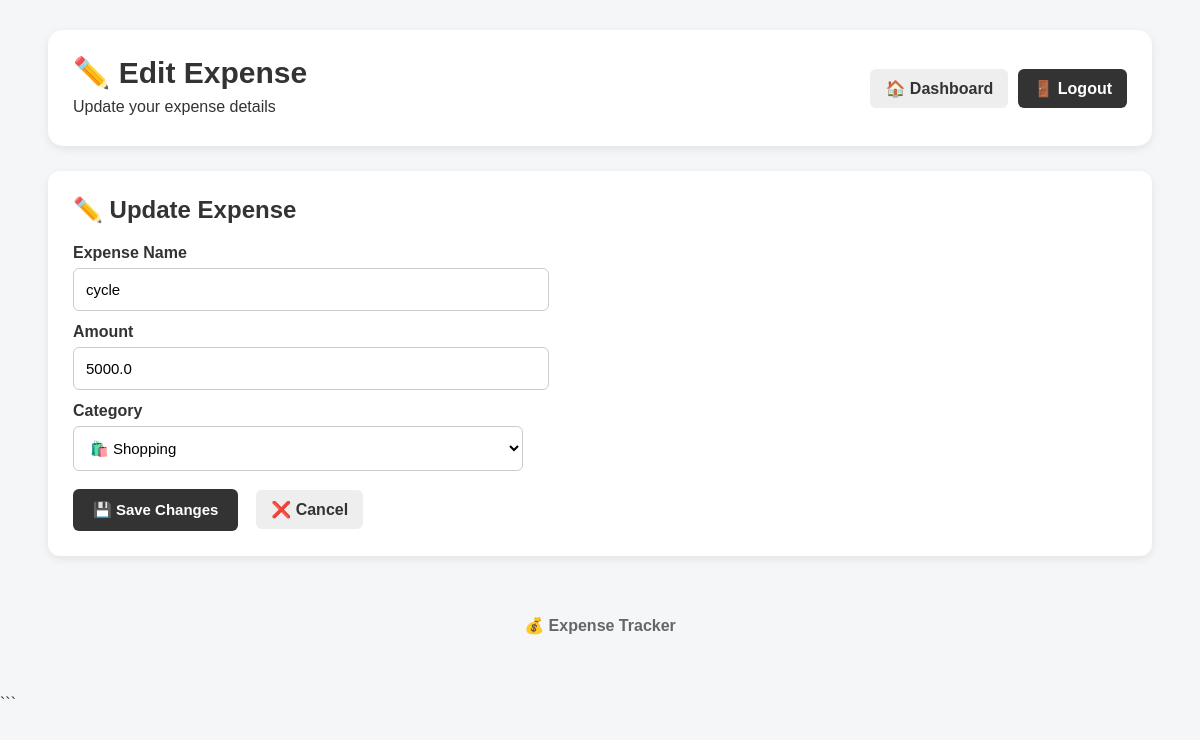
The page /edit/6 (signed in) on the database its author committed.
### tables this page shows
CREATE TABLE expenses (
        id INTEGER PRIMARY KEY AUTOINCREMENT,
        user_id INTEGER NOT NULL,
        expense_name TEXT NOT NULL,
        amount REAL NOT NULL,
        category TEXT NOT NULL,
        date TEXT NOT NULL,
        FOREIGN KEY (user_id) REFERENCES users(id)
    );

### app.py (the view, shortened to what this page needs)
@app.route("/edit/<int:expense_id>", methods=["GET", "POST"])
@login_required
def edit_expense(expense_id):
    username = session["username"]
    conn = get_db()
    cursor = conn.cursor()
    cursor.execute("SELECT id FROM users WHERE username = ?", (username,))
    user_result = cursor.fetchone()
    if not user_result:
        conn.close()
        return redirect("/logout")
    user_id = user_result["id"]
    cursor.execute(
        "SELECT id, expense_name, amount, category, date FROM expenses WHERE id = ? AND user_id = ?",
        (expense_id, user_id)
    )
    expense = cursor.fetchone()
    conn.close()
    if not expense:
        return redirect("/")
    return render_template("edit.html", expense=expense)

### app.py (called while the page is built)
def get_db():
    conn = sqlite3.connect(DATABASE)
    conn.row_factory = sqlite3.Row
    return conn

def login_required(function):
    @wraps(function)
    def wrapper(*args, **kwargs):
        if "username" not in session:
            return redirect("/login")
        return function(*args, **kwargs)
    return wrapper

### templates/edit.html (shortened to what this page needs)
<!DOCTYPE html>
<html lang="en">
<head>
    <link
        rel="stylesheet"
        href="{{ url_for('static', filename='style.css') }}"
    >
</head>
<body>
<div class="container">
    <div class="header">
        <div>
            <h1>✏️ Edit Expense</h1>
            <p>
                Update your expense details
            </p>
        </div>
        <div class="header-actions">
            <a
                href="/"
                class="header-link"
            >
                🏠 Dashboard
            </a>
            <a
                href="/logout"
                class="logout-button"
            >
                🚪 Logout
            </a>
        </div>
    </div>
    <div class="card">
        <h2>
            ✏️ Update Expense
        </h2>
        <form
            method="POST"
            action="/edit/{{ expense['id'] }}"
        >
            <label for="expense_name">
                Expense Name
            </label>
            <input
                type="text"
                id="expense_name"
                name="expense_name"
                value="{{ expense['expense_name'] }}"
                required
            >
            <label for="amount">
                Amount
            </label>
            <input
                type="number"
                id="amount"
                name="amount"
                value="{{ expense['amount'] }}"
                min="0"
                step="0.01"
                required
            >
            <label for="category">
                Category
            </label>
            <select
                id="category"
                name="category"
                required
            >
                <option
                    value="Shopping"
                    {% if expense['category'] == 'Shopping' %}
                    selected
                    {% endif %}
                >
                    🛍️ Shopping
                </option>
            </select>
            <br><br>
            <button type="submit">
                💾 Save Changes
            </button>
            <a
                href="/"
                class="header-link"
            >
                ❌ Cancel
            </a>
        </form>
    </div>
    <div class="footer">
        <p>
            💰 <strong>Expense Tracker</strong>
        </p>
    </div>
</div>
</body>
</html>

### static/style.css (style rules this page uses)
html { scroll-behavior: smooth; }
body { margin: 0; padding: 0; font-family: Arial, Helvetica, sans-serif; background-color: #f4f6f8; color: #333; }
.container { width: 92%; max-width: 1150px; margin: 30px auto; }
.header { background-color: white; padding: 25px; border-radius: 15px; margin-bottom: 25px; display: flex; justify-content: space-between; align-items: center; box-shadow: 0 3px 10px rgba(0, 0, 0, 0.08); }
.header h1 { margin: 0 0 8px 0; font-size: 30px; }
.header p { margin: 5px 0; }
.header-actions { display: flex; align-items: center; gap: 10px; }
.header-link, .logout-button { display: inline-block; padding: 10px 15px; border-radius: 6px; text-decoration: none; font-weight: bold; }
.header-link { background-color: #eeeeee; color: #333; }
.logout-button { background-color: #333; color: white; }
.card { background-color: white; padding: 25px; margin: 20px 0; border-radius: 12px; box-shadow: 0 3px 10px rgba(0, 0, 0, 0.08); }
.card h2 { margin-top: 0; margin-bottom: 20px; }
label { display: block; font-weight: bold; margin-top: 12px; margin-bottom: 6px; }
input, select { width: 100%; max-width: 450px; padding: 12px; border: 1px solid #cccccc; border-radius: 6px; font-size: 15px; background-color: white; }
button { padding: 12px 20px; border: none; border-radius: 6px; cursor: pointer; font-size: 15px; font-weight: bold; background-color: #333333; color: white; }
a { text-decoration: none; font-weight: bold; }
.footer { text-align: center; padding: 25px; margin-top: 30px; color: #666666; }
.footer p { margin: 5px 0; }

### rows shown on the page
expenses: expense_name "cycle", amount "5000.0", category "🛍️ Shopping"
